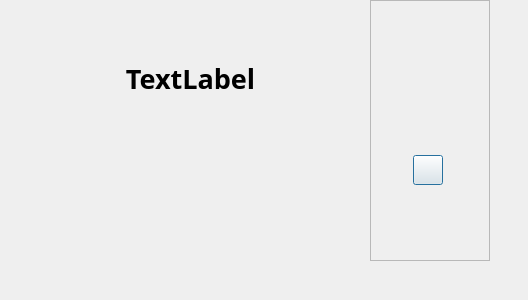
<?xml version="1.0" encoding="UTF-8"?>
<ui version="4.0">
 <class>WinDialog</class>
 <widget class="QDialog" name="WinDialog">
  <property name="windowModality">
   <enum>Qt::ApplicationModal</enum>
  </property>
  <property name="geometry">
   <rect>
    <x>0</x>
    <y>0</y>
    <width>528</width>
    <height>300</height>
   </rect>
  </property>
  <property name="font">
   <font>
    <pointsize>7</pointsize>
   </font>
  </property>
  <property name="contextMenuPolicy">
   <enum>Qt::NoContextMenu</enum>
  </property>
  <property name="windowTitle">
   <string>Dialog</string>
  </property>
  <property name="windowIcon">
   <iconset resource="Images.qrc">
    <normaloff>:/images/Tenaza_Cerrada.png</normaloff>:/images/Tenaza_Cerrada.png</iconset>
  </property>
  <property name="styleSheet">
   <string notr="true"/>
  </property>
  <widget class="QFrame" name="frame">
   <property name="geometry">
    <rect>
     <x>370</x>
     <y>0</y>
     <width>120</width>
     <height>261</height>
    </rect>
   </property>
   <property name="styleSheet">
    <string notr="true"/>
   </property>
   <property name="frameShape">
    <enum>QFrame::StyledPanel</enum>
   </property>
   <property name="frameShadow">
    <enum>QFrame::Raised</enum>
   </property>
   <widget class="QLabel" name="label">
    <property name="geometry">
     <rect>
      <x>24</x>
      <y>130</y>
      <width>70</width>
      <height>51</height>
     </rect>
    </property>
    <property name="text">
     <string/>
    </property>
    <property name="pixmap">
     <pixmap resource="Images.qrc">:/images/Tenaza_Cerrada.png</pixmap>
    </property>
    <property name="scaledContents">
     <bool>true</bool>
    </property>
   </widget>
   <widget class="QLabel" name="label_2">
    <property name="geometry">
     <rect>
      <x>54</x>
      <y>-10</y>
      <width>21</width>
      <height>140</height>
     </rect>
    </property>
    <property name="text">
     <string/>
    </property>
    <property name="pixmap">
     <pixmap resource="Images.qrc">:/images/Cables.png</pixmap>
    </property>
   </widget>
   <widget class="QPushButton" name="pushButton">
    <property name="geometry">
     <rect>
      <x>43</x>
      <y>155</y>
      <width>30</width>
      <height>30</height>
     </rect>
    </property>
    <property name="text">
     <string/>
    </property>
    <property name="icon">
     <iconset resource="Images.qrc">
      <normaloff>:/images/green_box_game.png</normaloff>:/images/green_box_game.png</iconset>
    </property>
    <property name="iconSize">
     <size>
      <width>200</width>
      <height>200</height>
     </size>
    </property>
   </widget>
  </widget>
  <widget class="QLabel" name="lbl_texto">
   <property name="geometry">
    <rect>
     <x>20</x>
     <y>60</y>
     <width>341</width>
     <height>181</height>
    </rect>
   </property>
   <property name="font">
    <font>
     <family>Showcard Gothic</family>
     <pointsize>20</pointsize>
     <weight>75</weight>
     <bold>true</bold>
    </font>
   </property>
   <property name="text">
    <string>TextLabel</string>
   </property>
   <property name="alignment">
    <set>Qt::AlignHCenter|Qt::AlignTop</set>
   </property>
   <property name="wordWrap">
    <bool>true</bool>
   </property>
  </widget>
 </widget>
 <resources>
  <include location="Images.qrc"/>
 </resources>
 <connections/>
</ui>
